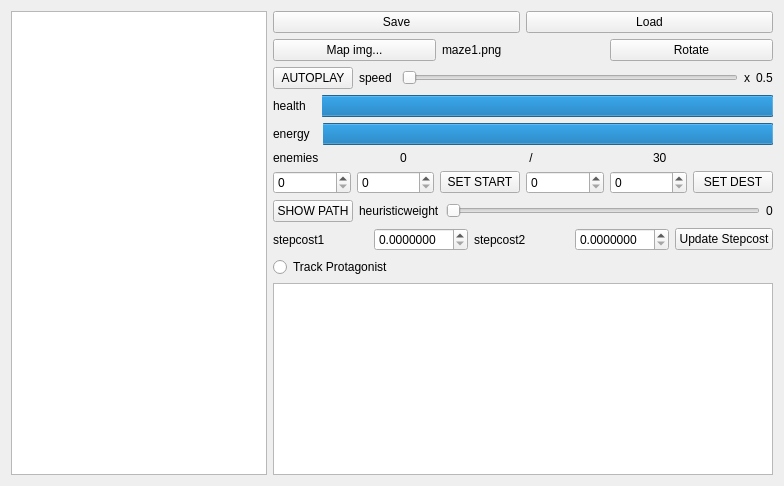
      <widget class="QWidget" name="tab2">
       <attribute name="title">
        <string>ISOMETRIC VIEW</string>
       </attribute>
       <layout class="QGridLayout" name="gridLayout_6">
        <item row="0" column="0">
         <layout class="QHBoxLayout" name="horizontalLayout_2">
          <item>
           <widget class="QGraphicsView" name="graphview_map2">
            <property name="resizeAnchor">
             <enum>QGraphicsView::NoAnchor</enum>
            </property>
            <property name="viewportUpdateMode">
             <enum>QGraphicsView::SmartViewportUpdate</enum>
            </property>
           </widget>
          </item>
          <item>
           <layout class="QVBoxLayout" name="vert_rightside2">
            <item>
             <layout class="QHBoxLayout" name="horizontalLayout_7">
              <item>
               <widget class="QPushButton" name="saveButton2">
                <property name="text">
                 <string>Save</string>
                </property>
               </widget>
              </item>
              <item>
               <widget class="QPushButton" name="loadButton2">
                <property name="text">
                 <string>Load</string>
                </property>
               </widget>
              </item>
             </layout>
            </item>
            <item>
             <widget class="QWidget" name="ver_overviewWidget2" native="true">
              <property name="sizePolicy">
               <sizepolicy hsizetype="Preferred" vsizetype="Preferred">
                <horstretch>0</horstretch>
                <verstretch>0</verstretch>
               </sizepolicy>
              </property>
              <property name="minimumSize">
               <size>
                <width>500</width>
                <height>0</height>
               </size>
              </property>
              <property name="maximumSize">
               <size>
                <width>500</width>
                <height>400</height>
               </size>
              </property>
              <layout class="QVBoxLayout" name="ver_overview2">
               <property name="leftMargin">
                <number>0</number>
               </property>
               <property name="topMargin">
                <number>0</number>
               </property>
               <property name="rightMargin">
                <number>0</number>
               </property>
               <property name="bottomMargin">
                <number>0</number>
               </property>
               <item>
                <layout class="QHBoxLayout" name="hor_fileinteraction2">
                 <item>
                  <widget class="QPushButton" name="openFile_button2">
                   <property name="text">
                    <string>Map img...</string>
                   </property>
                  </widget>
                 </item>
                 <item>
                  <widget class="QLabel" name="img_label2">
                   <property name="text">
                    <string>maze1.png</string>
                   </property>
                  </widget>
                 </item>
                 <item>
                  <widget class="QPushButton" name="rotate_button">
                   <property name="text">
                    <string>Rotate</string>
                   </property>
                  </widget>
                 </item>
                </layout>
               </item>
               <item>
                <layout class="QHBoxLayout" name="hor_time2">
                 <item>
                  <widget class="QPushButton" name="play_button2">
                   <property name="text">
                    <string>AUTOPLAY</string>
                   </property>
                  </widget>
                 </item>
                 <item>
                  <widget class="QLabel" name="speed_label2">
                   <property name="text">
                    <string>speed </string>
                   </property>
                  </widget>
                 </item>
                 <item>
                  <widget class="QSlider" name="speed_slider2">
                   <property name="minimum">
                    <number>1</number>
                   </property>
                   <property name="maximum">
                    <number>1024</number>
                   </property>
                   <property name="value">
                    <number>1</number>
                   </property>
                   <property name="orientation">
                    <enum>Qt::Horizontal</enum>
                   </property>
                  </widget>
                 </item>
                 <item>
                  <widget class="QLabel" name="speed_xlabel2">
                   <property name="text">
                    <string>x</string>
                   </property>
                  </widget>
                 </item>
                 <item>
                  <widget class="QLabel" name="speed_value2">
                   <property name="text">
                    <string>0.5</string>
                   </property>
                  </widget>
                 </item>
                </layout>
               </item>
               <item>
                <layout class="QHBoxLayout" name="hor_health2">
                 <item>
                  <widget class="QLabel" name="health_label2">
                   <property name="text">
                    <string>health   </string>
                   </property>
                  </widget>
                 </item>
                 <item>
                  <widget class="QProgressBar" name="healthbar2">
                   <property name="value">
                    <number>100</number>
                   </property>
                   <property name="textVisible">
                    <bool>false</bool>
                   </property>
                   <property name="invertedAppearance">
                    <bool>true</bool>
                   </property>
                  </widget>
                 </item>
                </layout>
               </item>
               <item>
                <layout class="QHBoxLayout" name="hor_energy2">
                 <item>
                  <widget class="QLabel" name="energy_label2">
                   <property name="text">
                    <string>energy  </string>
                   </property>
                  </widget>
                 </item>
                 <item>
                  <widget class="QProgressBar" name="energybar2">
                   <property name="value">
                    <number>100</number>
                   </property>
                   <property name="textVisible">
                    <bool>false</bool>
                   </property>
                   <property name="invertedAppearance">
                    <bool>true</bool>
                   </property>
                  </widget>
                 </item>
                </layout>
               </item>
               <item>
                <layout class="QHBoxLayout" name="hor_enemies2">
                 <item>
                  <widget class="QLabel" name="enemies_label2">
                   <property name="text">
                    <string>enemies  </string>
                   </property>
                  </widget>
                 </item>
                 <item>
                  <widget class="QLabel" name="enemies_left2">
                   <property name="text">
                    <string>0</string>
                   </property>
                  </widget>
                 </item>
                 <item>
                  <widget class="QLabel" name="enemies_slash2">
                   <property name="text">
                    <string> / </string>
                   </property>
                  </widget>
                 </item>
                 <item>
                  <widget class="QLabel" name="enemies_total2">
                   <property name="text">
                    <string>30</string>
                   </property>
                  </widget>
                 </item>
                </layout>
               </item>
               <item>
                <layout class="QVBoxLayout" name="ver_pathfinding2">
                 <item>
                  <layout class="QHBoxLayout" name="hor_pathfinding_ui1_2">
                   <item>
                    <widget class="QSpinBox" name="setstart_x2"/>
                   </item>
                   <item>
                    <widget class="QSpinBox" name="setstart_y2"/>
                   </item>
                   <item>
                    <widget class="QPushButton" name="setstart_button2">
                     <property name="text">
                      <string>SET START</string>
                     </property>
                    </widget>
                   </item>
                   <item>
                    <widget class="QSpinBox" name="setdest_x2"/>
                   </item>
                   <item>
                    <widget class="QSpinBox" name="setdest_y2"/>
                   </item>
                   <item>
                    <widget class="QPushButton" name="setdest_button2">
                     <property name="text">
                      <string>SET DEST</string>
                     </property>
                    </widget>
                   </item>
                  </layout>
                 </item>
                 <item>
                  <layout class="QHBoxLayout" name="hor_pathfinding_ui2_2">
                   <item>
                    <widget class="QPushButton" name="startbutton_2">
                     <property name="text">
                      <string>SHOW PATH</string>
                     </property>
                    </widget>
                   </item>
                   <item>
                    <widget class="QLabel" name="heurweight_label2">
                     <property name="text">
                      <string>heuristicweight</string>
                     </property>
                    </widget>
                   </item>
                   <item>
                    <widget class="QSlider" name="heurweight_slider2">
                     <property name="maximum">
                      <number>200000</number>
                     </property>
                     <property name="orientation">
                      <enum>Qt::Horizontal</enum>
                     </property>
                    </widget>
                   </item>
                   <item>
                    <widget class="QLabel" name="heurweight_value2">
                     <property name="text">
                      <string>0</string>
                     </property>
                    </widget>
                   </item>
                  </layout>
                 </item>
                 <item>
                  <layout class="QHBoxLayout" name="hor_pathfinding_ui3_2">
                   <item>
                    <widget class="QLabel" name="stepCost1_label2">
                     <property name="text">
                      <string>stepcost1</string>
                     </property>
                    </widget>
                   </item>
                   <item>
                    <widget class="QDoubleSpinBox" name="stepCost1_value2">
                     <property name="decimals">
                      <number>7</number>
                     </property>
                     <property name="maximum">
                      <double>10.000000000000000</double>
                     </property>
                     <property name="singleStep">
                      <double>0.000100000000000</double>
                     </property>
                    </widget>
                   </item>
                   <item>
                    <widget class="QLabel" name="stepCost2_label2">
                     <property name="text">
                      <string>stepcost2</string>
                     </property>
                    </widget>
                   </item>
                   <item>
                    <widget class="QDoubleSpinBox" name="stepCost2_value2">
                     <property name="decimals">
                      <number>7</number>
                     </property>
                     <property name="maximum">
                      <double>10.000000000000000</double>
                     </property>
                     <property name="singleStep">
                      <double>0.000100000000000</double>
                     </property>
                    </widget>
                   </item>
                   <item>
                    <widget class="QPushButton" name="updateStepCost_button2">
                     <property name="text">
                      <string>Update Stepcost</string>
                     </property>
                    </widget>
                   </item>
                  </layout>
                 </item>
                </layout>
               </item>
              </layout>
             </widget>
            </item>
            <item>
             <widget class="QRadioButton" name="trackProta">
              <property name="text">
               <string>Track Protagonist</string>
              </property>
             </widget>
            </item>
            <item>
             <widget class="QTextBrowser" name="textoutput2">
              <property name="minimumSize">
               <size>
                <width>500</width>
                <height>0</height>
               </size>
              </property>
              <property name="maximumSize">
               <size>
                <width>500</width>
                <height>16777215</height>
               </size>
              </property>
             </widget>
            </item>
           </layout>
          </item>
         </layout>
        </item>
       </layout>
      </widget>
